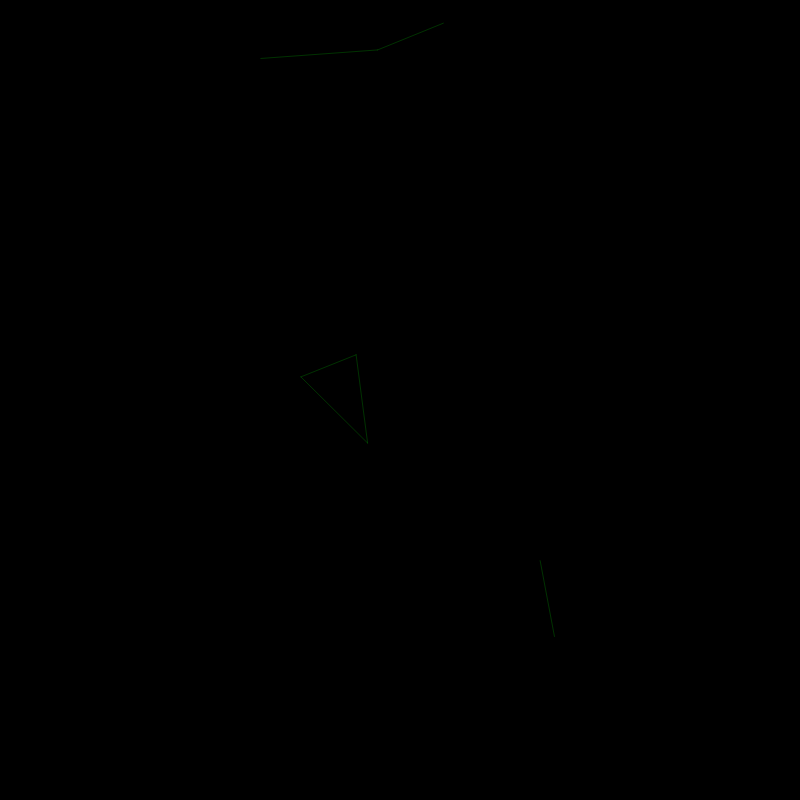
Frame 1 (no input)
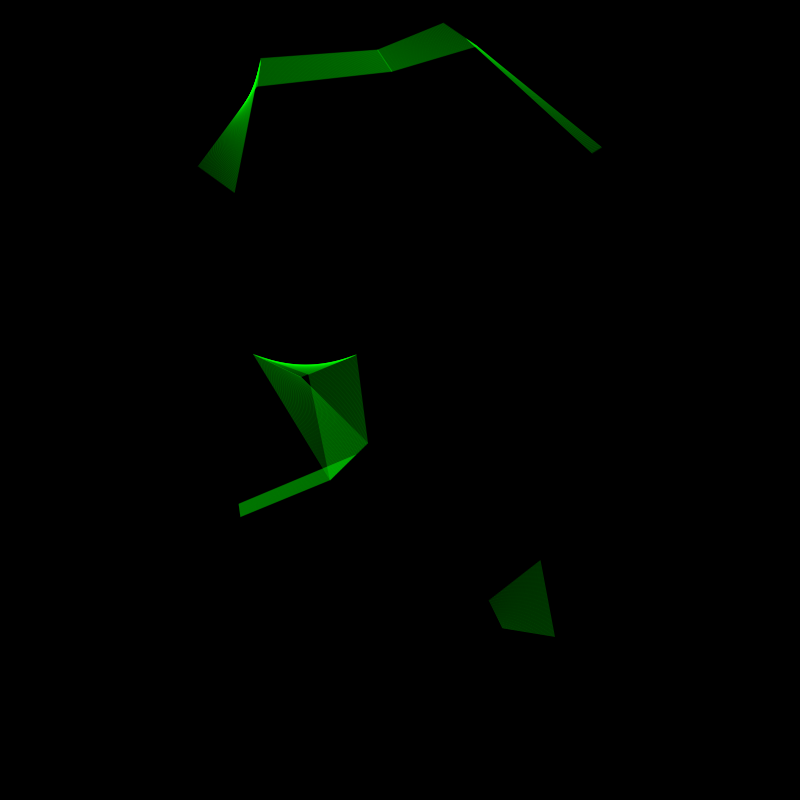
Frame 60 (no input)
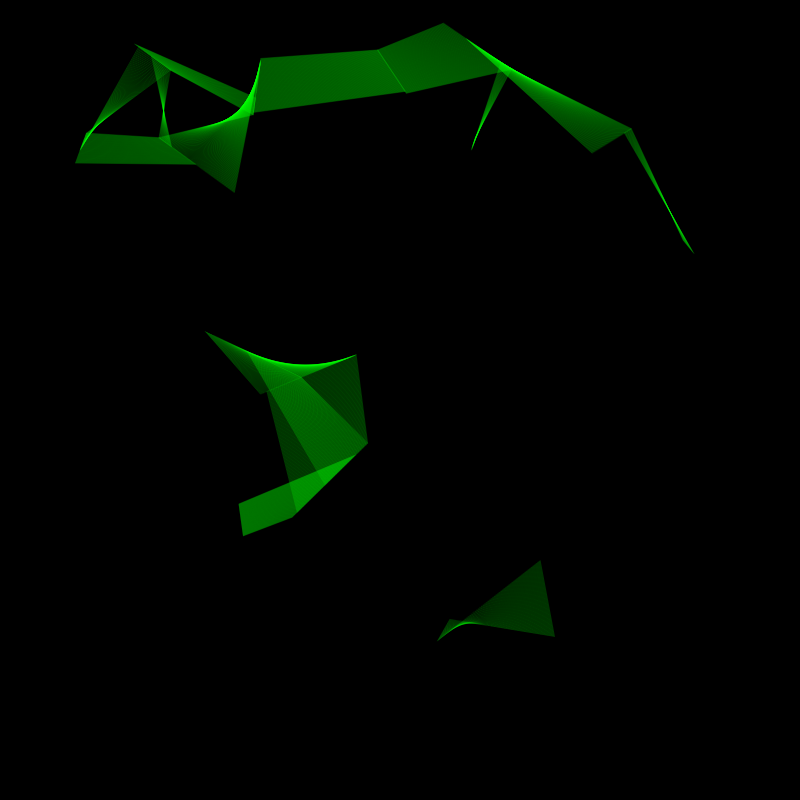
Frame 120 (the mouse pressed at the canvas centre since frame 60)

The p5.js sketch that drew these frames (run headless with seeded random() and noise() and a simulated clock; from frame 60 on, the mouse is pressed at the canvas centre):

// p5.js sketch
// ── sketch.js
var agents = [];

// make a variable to see the number of these agents we have
var numAgents = 20;


function setup() {
  createCanvas(800, 800);
  
  for (var i=0; i<numAgents; i++) {
    var a = new Agent(random(width), random(height), random(-1, 1), random(-1, 1), random(100));
    agents.push(a);
  }
  
  // clear screen to black once
  background(0);
}

function draw() {
  
  // update loop for the agents
  for (var i=0; i<agents.length; i++) {
    
    // update the agents position
    agents[i].update(); 
    
    // before we do the comparison, let's clear (empty) each agents'
    // intersectingAgents list, so that it only holds the intersecting
    // agents at that frame and not all previous frames
    agents[i].intersectingAgents = [];
    
    // then we loop through all of the other agents, and add them
    // to agent[i]'s list of intersecting agents if they intersect.
    
    // by starting the j-loop at j=i+1, we avoid comparing
    // combinations of agents more than once, and end up comparing every
    // agent to every other agent exactly once, i.e.
    // (0, 1), (0, 2), (0, 3).... (1, 2), (1, 3), (1, 4).... (2, 3), (2, 4) .... so on
    
    for (var j=i+1; j<agents.length; j++) {
      // check if agent i and agent j are intersecting
      if (checkIfAgentsIntersecting(agents[i], agents[j])) {
        // if agent i and agent j are intersecting, add them
        // to each others intersectingAgents arrays
        agents[i].intersectingAgents.push(agents[j]);
        agents[j].intersectingAgents.push(agents[i]);
      }
    }
  }
  
  // at the end of this update loop, each agent has a list of the other
  // agents which it intersects with in the array intersectingAgents
  
  
  // now instead of simply drawing the agents,
  // let's draw a line connecting the centers of any intersecting agents
  for (var i=0; i<agents.length; i++) {
    
    
    // loop through each of the agents inside this agent's intersectingAgents list
    for (var j=0; j<agents[i].intersectingAgents.length; j++) {
      
      // for each agent in the current agent's intersectingAgents list ("other"),
      // draw a green line connecting it's center to the center of the current agent
      var other = agents[i].intersectingAgents[j];
      stroke(0, 255, 0, 50);            
      line(agents[i].position.x, agents[i].position.y, other.position.x, other.position.y);
    }
    
  }
  
  
}

// this function will take two agents as input and return true/false
// depending on if they are intersecting (see p10_intersecting_circles)
function checkIfAgentsIntersecting(a, b) {    // a and b are agents
  var d = dist(a.position.x, a.position.y, b.position.x, b.position.y);
  if (d < a.radius + b.radius) {
    return true;
  }
  else {
    return false;
  }
}


function Agent(x_, y_, vx_, vy_, rad) {
  this.position = {x:x_, y:y_};   // position of the agent
  this.velocity = {x:vx_, y:vy_}; // velocity (speed) of the agent
  this.radius = rad;              // radius of the agent
  this.intersectingAgents = [];   // an array of the other agents which are intersecting with this agent
  
  // add velocity to the position to move the circle
  this.update = function() {
    this.position.x += this.velocity.x;
    this.position.y += this.velocity.y;
    this.wrap();
  }
  
  // wrapping function to wrap the agent around the screen
  // if it goes off of it
  this.wrap = function() {
    if (this.position.x > width) {
      this.position.x = 0;
    }
    if (this.position.x < 0) {
      this.position.x = width;
    }
    if (this.position.y > height) {
      this.position.y = 0;
    }
    if (this.position.y < 0) {
      this.position.y = height;
    }
  }
  
  // draw the agent
  this.draw = function() {
    noFill();
    ellipse(this.position.x, this.position.y, 2 * this.radius, 2 * this.radius);
    var angle = atan2(this.velocity.y, this.velocity.x);
    line(this.position.x, this.position.y, this.position.x + this.radius * cos(angle), this.position.y + this.radius * sin(angle));
  }
}
